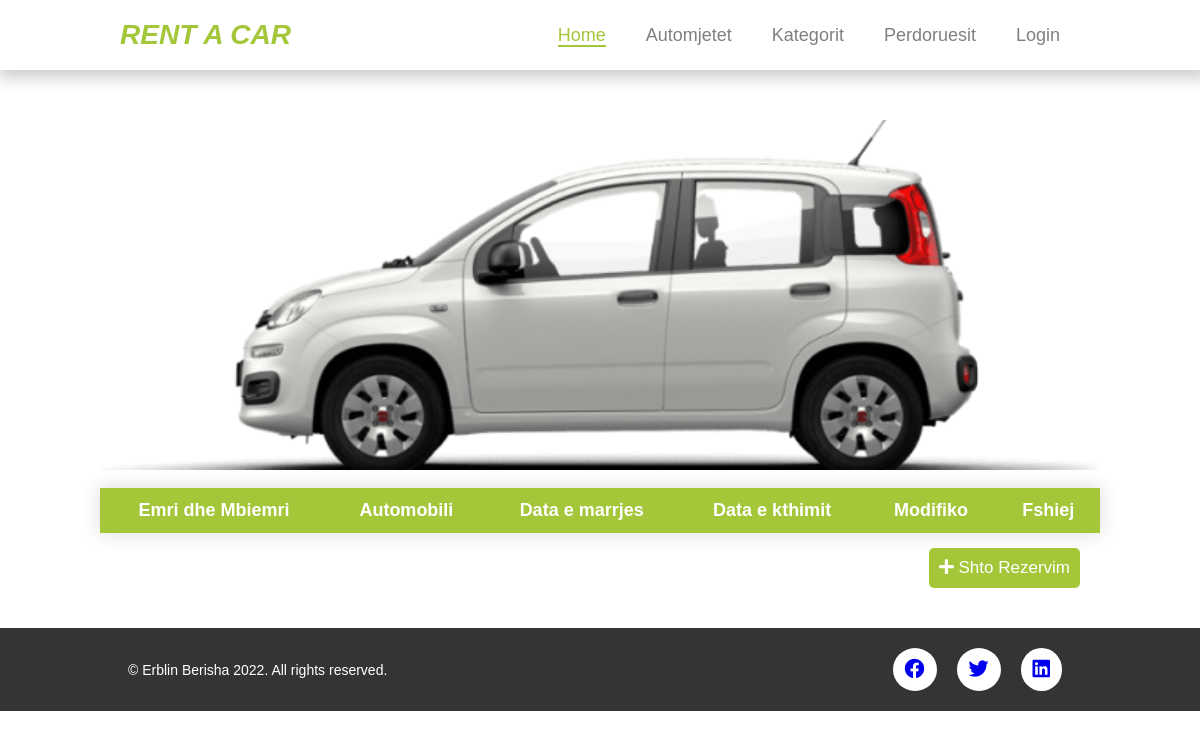
/rezervimet.php, run on an earlier commit of the app's database.
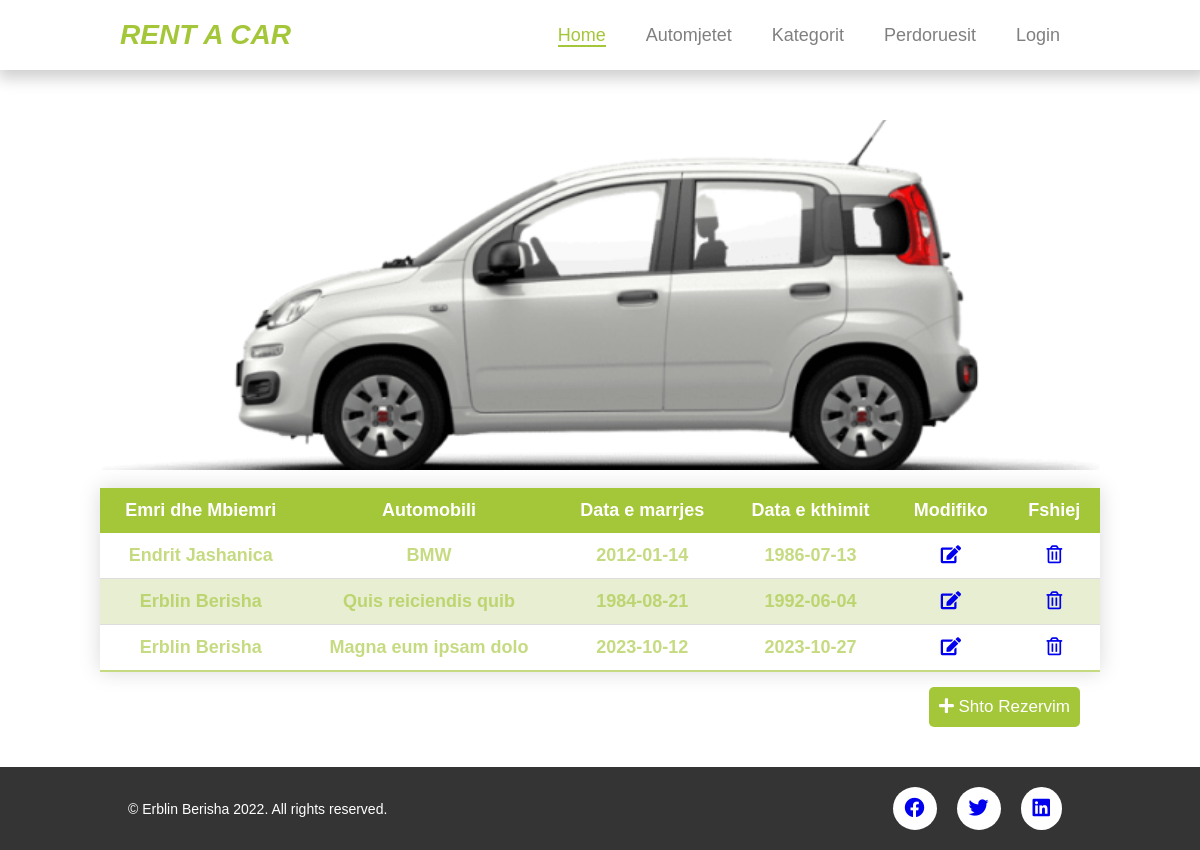
And on a later commit of the database.
### tables this page shows
CREATE TABLE `rezervimet` (
  `rezervimiid` int(11) NOT NULL,
  `datamarrjes` date NOT NULL,
  `datakthimit` date NOT NULL,
  `automjetiid` int(11) NOT NULL,
  `klientiid` int(11) NOT NULL,
  `perdoruesiid` int(11) DEFAULT NULL
);

CREATE TABLE `automjetet` (
  `automjetiid` int(11) NOT NULL,
  `kategoriid` int(11) DEFAULT NULL,
  `emri` varchar(50) DEFAULT NULL,
  `nrregjistrimi` varchar(50) DEFAULT NULL,
  `vitiprodhimit` int(6) DEFAULT NULL,
  `cmimi` varchar(50) DEFAULT NULL
);

### inc/functions.php (called while the page is built, shortened)
<?php
function merrRezervimet(){
    global $dbconn;
    $sql="SELECT r.rezervimiid, a.emri, CONCAT(k.emri,' ',k.mbiemri) AS emrimbiemri, r.datamarrjes, r.datakthimit";
    $sql.=" FROM rezervimet r INNER JOIN automjetet a  ON a.automjetiid=r.automjetiid INNER JOIN klientet k ON r.klientiid=k.klientiid";
    $sql.=" ORDER BY r.rezervimiid DESC";
    return mysqli_query($dbconn,$sql);
}
?>

### rezervimet.php (the view)
<?php
include "inc/header.php";
?>
<section class="list-entity container">
    <div class="image">
        <img src="img/car10.png" alt="">
    </div>
    <table class="styled-table">
        <thead>
        <tr>
            <th>Emri dhe Mbiemri</th>
            <th>Automobili</th>
            <th>Data e marrjes</th>
            <th>Data e kthimit</th>
            <th>Modifiko</th>
            <th>Fshiej</th>
        </tr>
        </thead>
        <tbody>
            <?php
            $rezevimet=merrRezervimet();
            while ($rezevimi = mysqli_fetch_assoc($rezevimet)) {
                $rid=$rezevimi['rezervimiid'];
                echo "<tr class='active-row'>";
                echo "<td>". $rezevimi['emrimbiemri'] . "</td>";
                echo "<td>". $rezevimi['emri'] . "</td>";
                echo "<td>". $rezevimi['datamarrjes'] . "</td>";
                echo "<td>". $rezevimi['datakthimit'] . "</td>";
                echo "<td><a href='shto_modifiko_rezervim.php?rid={$rid}'>
                <i class='fas fa-edit'></i></a></td>";
                echo "<td><a href='#'>
                <i class='far fa-trash-alt'></i></a></td>";
                echo "</tr>";
            }
            ?>
        </tbody>
    </table>
    <a href="shto_modifiko_rezervim.php" id="add_entity"><i class="fas fa-plus"></i> Shto Rezervim</a>
</section>
<?php
include "inc/footer.php";
?>

### inc/header.php (shortened to what this page needs)
<?php
include "functions.php";
?>
<!doctype html>
<html>
<head>
    <link rel="stylesheet" href="style.css">
    <link href="https://cdnjs.cloudflare.com/ajax/libs/font-awesome/5.13.0/css/all.min.css" rel="stylesheet">
</head>
<body>
<header>
    <div class="container">
        <div class="header-content">
            <div class="logo">
                <a href="index.php">
                    <h3>Rent A Car</h3>
                </a>
            </div>
            <div class="navbar">
                <ul class="nav-items">
                    <li><a class="active" href="index.php">Home</a></li>
                    <li><a href="automjetet.php">Automjetet</a></li>
                    <li><a href="kategorit.php">Kategorit</a></li>
                    <li><a href="perdoruesit.php">Perdoruesit</a></li>
                    <?php
                    if(!isset($_SESSION['user']))
                    {
                        echo  '<li><a href="login.php">Login</a></li>';
                    }else
                    {
                        echo '<li><a href="rezervimet.php">Rezervimet</a></li>';
                        echo  '<li><a href="logout.php">Logout</a></li>';
                    }
                    ?>
                </ul>
            </div>
        </div>
    </div>
</header>

### inc/footer.php
<footer class="main-footer">
    <div class="main-footer-content container">
        <div>
            <p>&copy; Erblin Berisha 2022. All rights reserved.</p>
        </div>
        <div class="social-media">
            <div>
                <a href="#"><i class="fab fa-facebook"></i></a>
            </div>
            <div>
                <a href="#"><i class="fab fa-twitter"></i></a>
            </div>
            <div>
                <a href="#"><i class="fab fa-linkedin"></i></a>
            </div>
        </div>
    </div>
</footer>
</body>
</html>

### style.css (style rules this page uses)
* { margin: 0; padding: 0; }
html, body { font-size: 15px; font-family: sans-serif; margin: 0; padding: 0; }
.container { width: 80%; margin: 0 auto; }
header { box-shadow: 3px 3px 15px 5px rgba(0, 0, 0, 0.2); }
.header-content { height: 70px; display: flex; justify-content: space-between; align-items: center; }
.logo a { text-decoration: none; text-transform: uppercase; font-size: 24px; font-weight: 800; color: #a4c639; font-style: italic; }
.nav-items { display: flex; list-style: none; }
.navbar li a { margin: 20px; font-size: 18px; text-decoration: none; color: rgba(0, 0, 0, 0.5); font-weight: 400; }
.navbar .active { color: #a4c639; border-bottom: 2px solid #a4c639; }
.social-media { display: flex; justify-content: space-between; }
.social-media div { background-color: white; padding: 10px 12px; margin: 10px; border-radius: 100%; font-size: 20px; }
.main-footer { background-color: #343434; padding: 10px; }
.main-footer-content { display: flex; justify-content: space-between; align-items: center; }
.main-footer p { color: white; font-size: 14px; }
.main-footer-content div:last-child { display: flex; align-items: center; }
.list-entity, .section-shto-modifiko { margin-top: 50px!important; margin: 10px auto; display: flex; flex-direction: column; justify-content: center; align-items: center; }
.image img { width: 1000px; height: 350px; object-fit: cover; }
.image { position: relative; z-index: 5; }
.styled-table { border-collapse: collapse; margin: 15px 0; font-size: 18px; font-family: sans-serif; min-width: 1000px; width: 100%; box-shadow: 0 0 20px rgba(0, 0, 0, 0.15); }
.styled-table thead tr { background-color: #a4c639; color: #ffffff; text-align: center; }
.styled-table th, .styled-table td { padding: 12px 15px; text-align: center!important; }
.styled-table tbody tr { border-bottom: 1px solid #dddddd; }
.styled-table tbody tr:nth-of-type(even) { background-color: #9eb9473f; }
.styled-table tbody tr:last-of-type { border-bottom: 2px solid #a5c639a2; }
.styled-table tbody tr.active-row { font-weight: bold; color: #a5c639a2; }
#add_entity { text-decoration: none; margin-bottom: 30px; margin-left: auto; border: none; padding: 10px; background: #a4c639; color: white; font-size: 17px; cursor: pointer; border-radius: 5px; transition: all 0.4s ease; }
.kategorite .styled-table th, .styled-table td { text-align: left; }

What changed in the data, as far as the page shows it:
added rezervimet: emrimbiemri "Endrit Jashanica", automjetiid.emri "BMW", datamarrjes "2012-01-14", datakthimit "1986-07-13"
added rezervimet: emrimbiemri "Erblin Berisha", automjetiid.emri "Quis reiciendis quib", datamarrjes "1984-08-21", datakthimit "1992-06-04"
added rezervimet: emrimbiemri "Erblin Berisha", automjetiid.emri "Magna eum ipsam dolo", datamarrjes "2023-10-12", datakthimit "2023-10-27"
